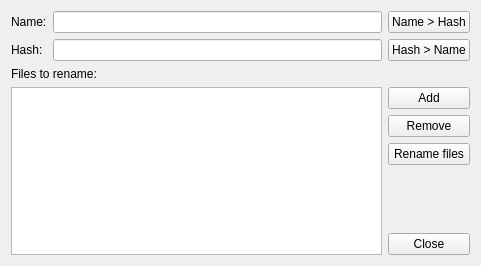
<?xml version="1.0" encoding="UTF-8"?>
<ui version="4.0">
 <class>HashConverterDialog</class>
 <widget class="QDialog" name="HashConverterDialog">
  <property name="geometry">
   <rect>
    <x>0</x>
    <y>0</y>
    <width>481</width>
    <height>266</height>
   </rect>
  </property>
  <property name="windowTitle">
   <string comment="Title of the dialogbox">Hash / Name converter</string>
  </property>
  <layout class="QGridLayout" name="gridLayout">
   <item row="2" column="0" colspan="2">
    <widget class="QLabel" name="filesToRenameLabel">
     <property name="text">
      <string>Files to rename:</string>
     </property>
     <property name="buddy">
      <cstring>filesToRenameTable</cstring>
     </property>
    </widget>
   </item>
   <item row="1" column="2">
    <widget class="QPushButton" name="hashToNameButton">
     <property name="text">
      <string comment="Button text">Hash &gt; Name</string>
     </property>
     <property name="autoDefault">
      <bool>false</bool>
     </property>
    </widget>
   </item>
   <item row="0" column="1">
    <widget class="QLineEdit" name="nameEdit"/>
   </item>
   <item row="3" column="2">
    <widget class="QPushButton" name="addButton">
     <property name="text">
      <string comment="Button to add files to rename list">Add</string>
     </property>
     <property name="autoDefault">
      <bool>false</bool>
     </property>
    </widget>
   </item>
   <item row="6" column="2">
    <spacer name="verticalSpacer">
     <property name="orientation">
      <enum>Qt::Vertical</enum>
     </property>
     <property name="sizeHint" stdset="0">
      <size>
       <width>20</width>
       <height>40</height>
      </size>
     </property>
    </spacer>
   </item>
   <item row="4" column="2">
    <widget class="QPushButton" name="removeButton">
     <property name="text">
      <string comment="Button to remove files to rename list">Remove</string>
     </property>
     <property name="autoDefault">
      <bool>false</bool>
     </property>
    </widget>
   </item>
   <item row="0" column="2">
    <widget class="QPushButton" name="nameToHashButton">
     <property name="text">
      <string comment="Button text">Name &gt; Hash</string>
     </property>
     <property name="autoDefault">
      <bool>false</bool>
     </property>
    </widget>
   </item>
   <item row="1" column="0">
    <widget class="QLabel" name="hashLabel">
     <property name="text">
      <string comment="Label next to hash editfield">Hash:</string>
     </property>
     <property name="buddy">
      <cstring>hashEdit</cstring>
     </property>
    </widget>
   </item>
   <item row="0" column="0">
    <widget class="QLabel" name="nameLabel">
     <property name="text">
      <string comment="Label next to name editfield">Name:</string>
     </property>
     <property name="buddy">
      <cstring>nameEdit</cstring>
     </property>
    </widget>
   </item>
   <item row="1" column="1">
    <widget class="QLineEdit" name="hashEdit"/>
   </item>
   <item row="5" column="2">
    <widget class="QPushButton" name="renameButton">
     <property name="text">
      <string comment="Button to rename files in rename list">Rename files</string>
     </property>
     <property name="autoDefault">
      <bool>false</bool>
     </property>
    </widget>
   </item>
   <item row="7" column="2">
    <widget class="QPushButton" name="closeButton">
     <property name="text">
      <string comment="Button text">Close</string>
     </property>
     <property name="autoDefault">
      <bool>false</bool>
     </property>
    </widget>
   </item>
   <item row="3" column="0" rowspan="5" colspan="2">
    <widget class="QTableView" name="filesToRenameTable">
     <attribute name="horizontalHeaderHighlightSections">
      <bool>false</bool>
     </attribute>
     <attribute name="horizontalHeaderMinimumSectionSize">
      <number>150</number>
     </attribute>
     <attribute name="horizontalHeaderShowSortIndicator" stdset="0">
      <bool>false</bool>
     </attribute>
     <attribute name="horizontalHeaderStretchLastSection">
      <bool>false</bool>
     </attribute>
     <attribute name="verticalHeaderVisible">
      <bool>false</bool>
     </attribute>
     <attribute name="verticalHeaderDefaultSectionSize">
      <number>16</number>
     </attribute>
     <attribute name="verticalHeaderHighlightSections">
      <bool>false</bool>
     </attribute>
     <attribute name="verticalHeaderMinimumSectionSize">
      <number>16</number>
     </attribute>
     <attribute name="verticalHeaderShowSortIndicator" stdset="0">
      <bool>false</bool>
     </attribute>
     <attribute name="verticalHeaderStretchLastSection">
      <bool>false</bool>
     </attribute>
    </widget>
   </item>
  </layout>
 </widget>
 <tabstops>
  <tabstop>nameEdit</tabstop>
  <tabstop>nameToHashButton</tabstop>
  <tabstop>hashEdit</tabstop>
  <tabstop>hashToNameButton</tabstop>
  <tabstop>filesToRenameTable</tabstop>
  <tabstop>addButton</tabstop>
  <tabstop>removeButton</tabstop>
  <tabstop>renameButton</tabstop>
  <tabstop>closeButton</tabstop>
 </tabstops>
 <resources/>
 <connections>
  <connection>
   <sender>closeButton</sender>
   <signal>clicked()</signal>
   <receiver>HashConverterDialog</receiver>
   <slot>accept()</slot>
   <hints>
    <hint type="sourcelabel">
     <x>350</x>
     <y>249</y>
    </hint>
    <hint type="destinationlabel">
     <x>16</x>
     <y>73</y>
    </hint>
   </hints>
  </connection>
  <connection>
   <sender>nameEdit</sender>
   <signal>returnPressed()</signal>
   <receiver>nameToHashButton</receiver>
   <slot>click()</slot>
   <hints>
    <hint type="sourcelabel">
     <x>239</x>
     <y>17</y>
    </hint>
    <hint type="destinationlabel">
     <x>345</x>
     <y>18</y>
    </hint>
   </hints>
  </connection>
  <connection>
   <sender>hashEdit</sender>
   <signal>returnPressed()</signal>
   <receiver>hashToNameButton</receiver>
   <slot>click()</slot>
   <hints>
    <hint type="sourcelabel">
     <x>239</x>
     <y>45</y>
    </hint>
    <hint type="destinationlabel">
     <x>345</x>
     <y>43</y>
    </hint>
   </hints>
  </connection>
 </connections>
</ui>
